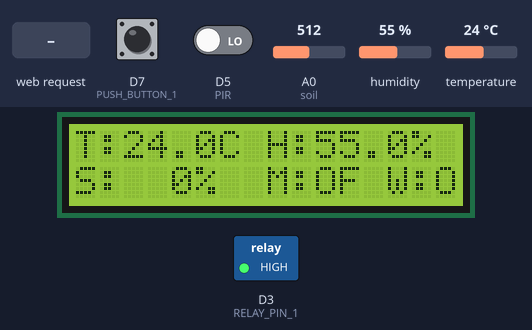
A sketch run on a simulated ESP8266 (NodeMCU). Shown: 16×2 character LCD, switched loads named in the sketch (green lamp = pin HIGH). The test bench sets the inputs (shaded band); at power-on: D5 (PIR) LOW, A0 (soil) = 512, D7 (PUSH_BUTTON_1) HIGH, humidity 55 %, temperature 24 °C. WiFi joins after 1.5 s; servers stay silent unless stated; EEPROM starts erased; what the sketch prints to the serial monitor is not drawn.

Above: at 7.8 s.
7.9 s: HTTP request GET /control?state=ON received
At 8.8 s:
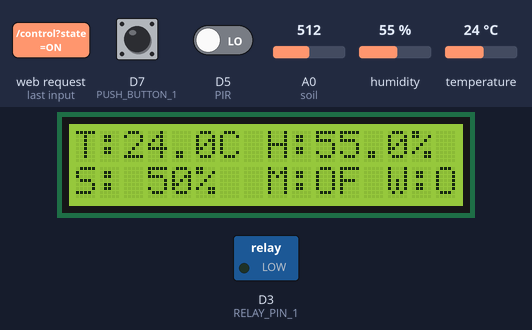
9.5 s: D5 (PIR) driven HIGH
At 10.7 s:
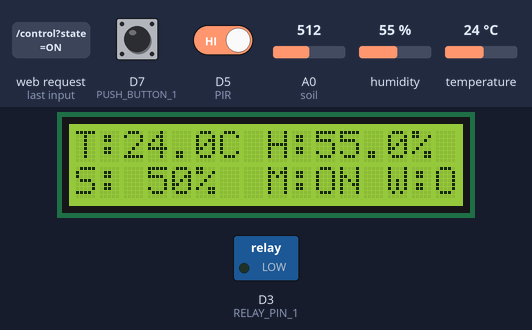
11.0 s: A0 (soil) set to 711
12.5 s: A0 (soil) set to 733
At 13.1 s:
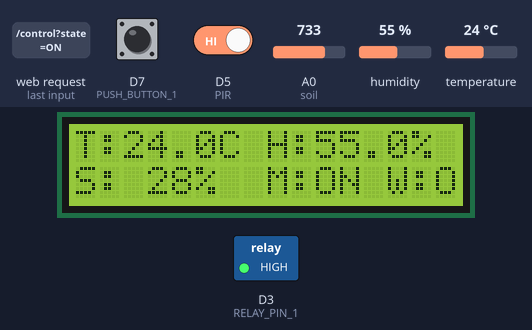
14.0 s: D5 (PIR) driven LOW
At 15.3 s:
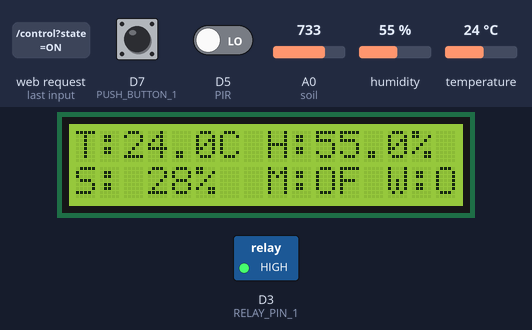
15.6 s: D7 (PUSH_BUTTON_1) pulled LOW for 0.15 s
At 16.3 s:
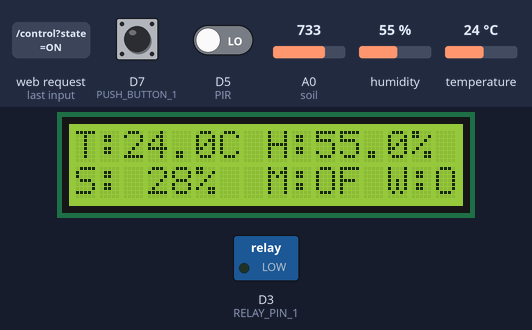
Timing chart, 0 to 18.2 s (numbered marks = the images above; inputs shaded):
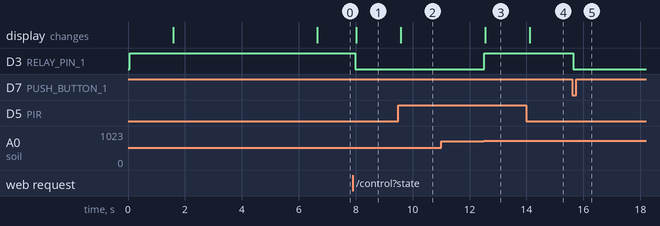

The sketch:

SmartPlant.ino
```cpp
#include <ESP8266WiFi.h>
#include <ESP8266WebServer.h>
#include <LiquidCrystal_I2C.h>
#include <DHT.h>
#include <EEPROM.h>

// Wi-Fi credentials
const char* ssid = "Infinix HOT 10S";
const char* password = "12345678";

// Initialize LCD and Web Server
LiquidCrystal_I2C lcd(0x27, 16, 2);
ESP8266WebServer server(80);
DHT dht(D4, DHT11);

// Define component pins
#define soil A0     // Soil Moisture Sensor
#define PIR D5      // PIR Motion Sensor
#define RELAY_PIN_1 D3   // Relay (Water Pump)
#define PUSH_BUTTON_1 D7 // Emergency Button

// Soil moisture thresholds
#define MOISTURE_THRESHOLD_ON 30  // Turn on pump when moisture < 30%
#define MOISTURE_THRESHOLD_OFF 30 // Turn off pump when moisture >= 30%

// Global variables
int relay1State = LOW;
int pushButton1State = HIGH;
bool manualOverride = false;
int currentMoistureValue = 0;
unsigned long manualOverrideTime = 0;
const unsigned long manualOverrideDuration = 300000; // 5 minutes
bool lastPIRstate = LOW;

void setup() {
  Serial.begin(9600);
  EEPROM.begin(512);

  // Read saved state from EEPROM
  relay1State = EEPROM.read(0);
  manualOverride = EEPROM.read(1);

  // Initialize hardware
  lcd.begin();
  lcd.backlight();
  pinMode(PIR, INPUT);
  pinMode(RELAY_PIN_1, OUTPUT);
  pinMode(PUSH_BUTTON_1, INPUT_PULLUP);
  digitalWrite(RELAY_PIN_1, relay1State);

  // Connect to Wi-Fi
  WiFi.begin(ssid, password);
  while (WiFi.status() != WL_CONNECTED) {
    delay(500);
    Serial.print(".");
  }
  Serial.println("\nConnected to WiFi");
  Serial.println(WiFi.localIP());

  dht.begin();

  // Web server routes with CORS support
  server.on("/data", HTTP_GET, []() {
    handleData();
  });

  server.on("/control", HTTP_GET, []() {
    handleControl();
  });

  server.onNotFound([]() {
    handleNotFound();
  });

  server.begin();

  // Initial display
  lcd.setCursor(0, 0);
  lcd.print("IP:");
  lcd.print(WiFi.localIP());
  lcd.setCursor(0, 1);
  lcd.print("Starting...");
  delay(5000); // Show IP for 5 seconds
  updateDisplay();
}

void loop() {
  server.handleClient();
  soilMoistureSensor();
  DHT11sensor();
  checkPhysicalButton();
  PIRsensor();
  delay(100);
}

void updateDisplay() {
  lcd.clear();

  // Line 1: Temperature and Humidity
  lcd.setCursor(0, 0);
  lcd.print("T:");
  lcd.print(dht.readTemperature(), 1);
  lcd.print("C H:");
  lcd.print(dht.readHumidity(), 1);
  lcd.print("%");

  // Line 2: Soil, Motion, Water status
  lcd.setCursor(0, 1);
  lcd.print("S:");
  if (currentMoistureValue < 100) lcd.print(" ");
  if (currentMoistureValue < 10) lcd.print(" ");
  lcd.print(currentMoistureValue);
  lcd.print("%");

  lcd.setCursor(8, 1);
  lcd.print("M:");
  lcd.print(digitalRead(PIR) ? "ON" : "OF");

  lcd.setCursor(13, 1);
  lcd.print("W:");
  lcd.print(relay1State ? "ON" : "OF");
}

void handleData() {
  // Add CORS headers
  server.sendHeader("Access-Control-Allow-Origin", "*");
  server.sendHeader("Access-Control-Allow-Methods", "GET, OPTIONS");
  server.sendHeader("Access-Control-Allow-Headers", "Origin, X-Requested-With, Content-Type, Accept");

  if (server.method() == HTTP_OPTIONS) {
    server.send(204);
    return;
  }

  float h = dht.readHumidity();
  float t = dht.readTemperature();
  bool pirValue = digitalRead(PIR);

  String json = "{\"temp\":" + String(t) +
                ",\"humid\":" + String(h) +
                ",\"moisture\":" + String(currentMoistureValue) +
                ",\"pir\":" + String(pirValue) +
                ",\"relay\":" + String(relay1State) +
                ",\"manual\":" + String(manualOverride) + "}";

  server.send(200, "application/json", json);
}

void handleControl() {
  // Add CORS headers
  server.sendHeader("Access-Control-Allow-Origin", "*");
  server.sendHeader("Access-Control-Allow-Methods", "GET, OPTIONS");
  server.sendHeader("Access-Control-Allow-Headers", "Origin, X-Requested-With, Content-Type, Accept");

  if (server.method() == HTTP_OPTIONS) {
    server.send(204);
    return;
  }

  String state = server.arg("state");
  state.toUpperCase();

  if (state == "ON") {
    relay1State = HIGH;
    manualOverride = false;
    server.send(200, "text/plain", "Pump turned ON");
  }
  else if (state == "OFF") {
    relay1State = LOW;
    manualOverride = false;
    server.send(200, "text/plain", "Pump turned OFF");
  }
  else if (state == "MANUAL") {
    relay1State = LOW;
    manualOverride = true;
    manualOverrideTime = millis();
    server.send(200, "text/plain", "Manual mode activated");
  }
  else {
    server.send(400, "text/plain", "Invalid command");
    return;
  }

  digitalWrite(RELAY_PIN_1, relay1State);
  saveState();
  updateDisplay();
}

void handleNotFound() {
  server.sendHeader("Access-Control-Allow-Origin", "*");
  server.send(404, "text/plain", "Not Found");
}

void soilMoistureSensor() {
  int rawValue = analogRead(soil);
  currentMoistureValue = map(rawValue, 0, 1023, 0, 100);
  currentMoistureValue = 100 - currentMoistureValue;

  // Check if manual override has expired
  if (manualOverride && (millis() - manualOverrideTime >= manualOverrideDuration)) {
    manualOverride = false;
    saveState();
    updateDisplay();
  }

  // Automatic control only when not in manual mode
  if (!manualOverride) {
    if (currentMoistureValue < MOISTURE_THRESHOLD_ON && relay1State == LOW) {
      relay1State = HIGH;
      digitalWrite(RELAY_PIN_1, relay1State);
      saveState();
      updateDisplay();
    }
    else if (currentMoistureValue >= MOISTURE_THRESHOLD_OFF && relay1State == HIGH) {
      relay1State = LOW;
      digitalWrite(RELAY_PIN_1, relay1State);
      saveState();
      updateDisplay();
    }
  }
}

void DHT11sensor() {
  float h = dht.readHumidity();
  float t = dht.readTemperature();
  if (isnan(h) || isnan(t)) {
    Serial.println("Failed to read from DHT sensor!");
    return;
  }
  // Display is updated in updateDisplay()
}

void PIRsensor() {
  bool pirValue = digitalRead(PIR);
  if (pirValue != lastPIRstate) {
    lastPIRstate = pirValue;
    updateDisplay();
  }
}

void checkPhysicalButton() {
  int currentButtonState = digitalRead(PUSH_BUTTON_1);

  if (currentButtonState == LOW && pushButton1State != LOW) {
    // Button pressed - toggle between manual and auto mode
    if (manualOverride) {
      // If already in manual mode, return to auto
      manualOverride = false;
    } else {
      // Enter manual mode and turn off pump
      manualOverride = true;
      manualOverrideTime = millis();
      relay1State = LOW;
    }

    digitalWrite(RELAY_PIN_1, relay1State);
    saveState();
    updateDisplay();
    delay(300); // Simple debounce
  }

  pushButton1State = currentButtonState;
}

void saveState() {
  EEPROM.write(0, relay1State);
  EEPROM.write(1, manualOverride);
  EEPROM.commit();
}
```

Measured:
- the behaviour switches between 721 and 722 on A0 (soil) (found by bisection; images 2 and 3)
- after the input at 7.9 s, D3 (RELAY_PIN_1): HIGH → LOW after 0.09 s; the display: changes after 0.12 s (image 1)
- after the input at 9.5 s, the display: changes after 0.08 s (image 2)
- after the input at 11.0 s, every drawn part: stays the same
- after the input at 12.5 s, D3 (RELAY_PIN_1): LOW → HIGH at once; the display: changes after 0.05 s (image 3)
- after the input at 14.0 s, the display: changes after 0.11 s (image 4)
- after the input at 15.6 s, D3 (RELAY_PIN_1): HIGH → LOW at once
